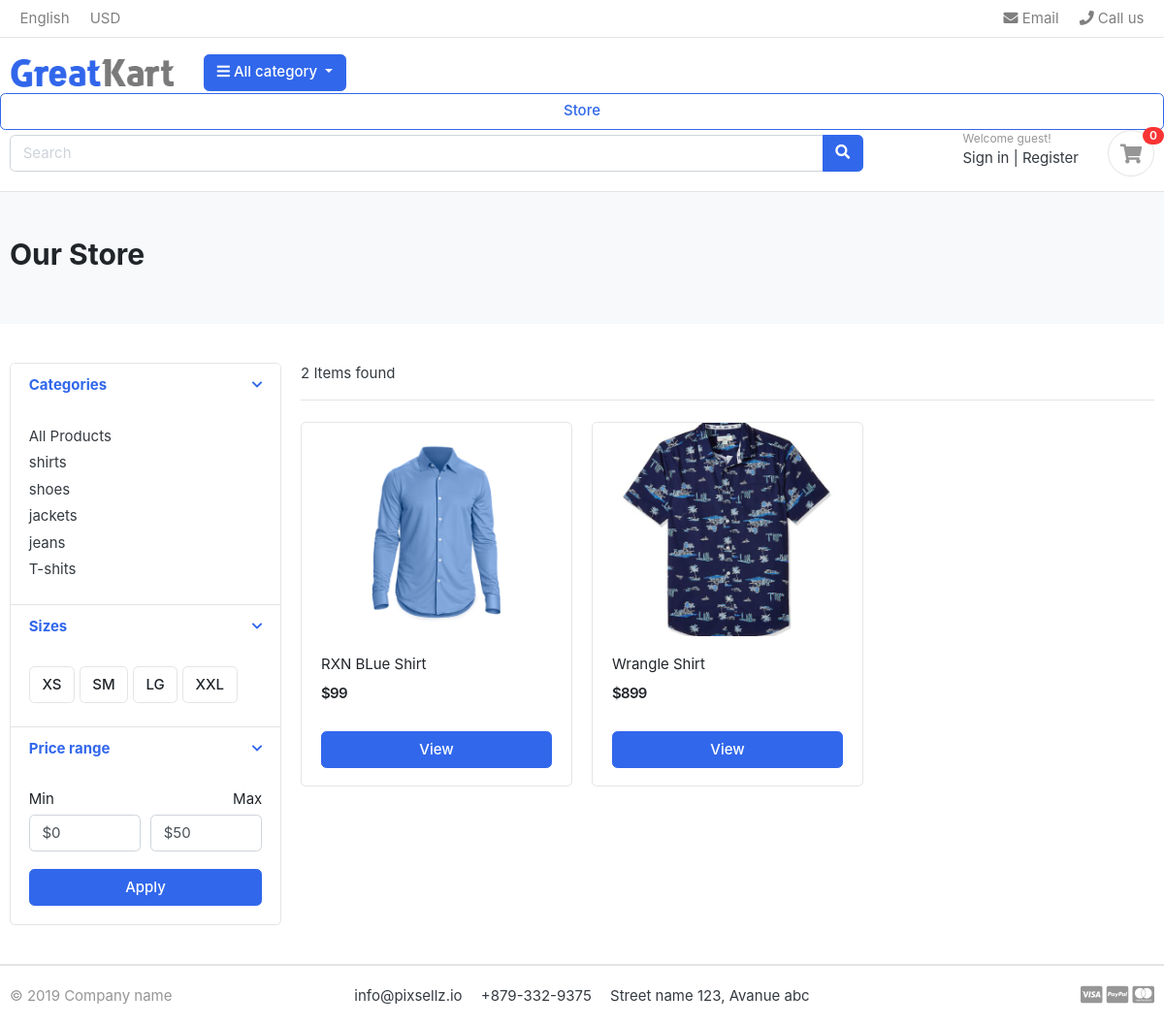
/store/category/shirts/, run on the app's committed database.
### category/models.py (models this page shows, shortened)
class Category(models.Model):
    category_name=models.CharField(max_length=50,unique=True)
    slug=models.SlugField(max_length=500,unique=True)
    discription=models.TextField(max_length=300,blank=True)
    cat_image=models.ImageField(upload_to='photos/category',blank=True)
    class Meta:
        verbose_name='category'
        verbose_name_plural='categories'

### store/models.py (models this page shows, shortened)
class Product(models.Model):
    product_name=models.CharField(max_length=200,unique=True)
    slug        =models.SlugField(max_length=300,unique=True)
    description =models.TextField(max_length=500,blank=True)
    price       =models.IntegerField()
    image       =models.ImageField(upload_to='photos/products')
    stock       =models.IntegerField()
    is_available=models.BooleanField(default=True)
    category    =models.ForeignKey(Category,on_delete=models.CASCADE)
    created_data=models.DateTimeField(auto_now_add=True)
    modified    =models.DateTimeField(auto_now=True)

### store/views.py (the view)
# urls.py: path("store/",include('store.urls')),
def store(request,category_slug=None):
    categories=None
    products=None
    if category_slug!=None:
       print(category_slug)
       categories= get_object_or_404(Category, slug=category_slug)
       products=Product.objects.filter(category=categories,is_available=True).order_by('id')
       products_count=products.count()
       paginator=Paginator(products,4)
       page=request.GET.get('page')
       paged_products=paginator.get_page(page)
    else:
        products=Product.objects.filter(is_available=True).order_by('id')
        paginator=Paginator(products,3)
        page=request.GET.get('page')
        paged_products=paginator.get_page(page)
        products_count=products.count()
    context={
        'products':paged_products,
        'products_count':products_count,
    }
    return render(request,'store/store.html',context)

### carts/context_processors.py (called while the page is built)
def counter(request):
    cart_count=0
    if 'admin' is request.path:
        return {}
    else:
        try:
            cart=Cart.objects.get(cart_id=_cart_id(request))
            cart_items=CartItem.objects.all()
            for cart_item in cart_items:
                cart_count+=cart_item.quantity
        except Cart.DoesNotExist:
            cart_count=0
    return dict(cart_count=cart_count)

### carts/views.py (called while the page is built)
def _cart_id(request):                                   # to get cart session id
    cart=request.session.session_key
    if not cart:
        cart=request.session.create()
    return cart

### category/context_processors.py (called while the page is built)
def menu_links(request):
    all_links=Category.objects.all()
    return dict(links=all_links)

### store/templates/store/store.html (shortened to what this page needs)
{% extends 'app/base.html'%}
{% load static  %}
{% block content %}
<section class="section-pagetop bg">
    <div class="container">
        {% if 'search' in request.path %}
        <h2 class="title-page">Result Store</h2>
        {% else %}
        <h2 class="title-page">Our Store</h2>
        {% endif %}
    </div>
    </section>
    <section class="section-content padding-y">
    <div class="container">
    <div class="row">
        <aside class="col-md-3">
    <div class="card">
        <article class="filter-group">
            <header class="card-header">
                <a href="#" data-toggle="collapse" data-target="#collapse_1" aria-expanded="true" class="">
                    <i class="icon-control fa fa-chevron-down"></i>
                    <h6 class="title">Categories</h6>
                </a>
            </header>
            <div class="filter-content collapse show" id="collapse_1" style="">
                <div class="card-body">
                    <ul class="list-menu">
                        <li><a href="{% url 'store' %}">All Products</a></li>
                        {% for category in links %}
                    <li><a href="{% url 'product_by_category' category.category_name %}">{{category.category_name}}</a></li>
                    {% endfor %}
                    </ul>
                </div>
            </div>
        </article>
        <article class="filter-group">
            <header class="card-header">
                <a href="#" data-toggle="collapse" data-target="#collapse_4" aria-expanded="true" class="">
                    <i class="icon-control fa fa-chevron-down"></i>
                    <h6 class="title">Sizes </h6>
                </a>
            </header>
            <div class="filter-content collapse show" id="collapse_4" style="">
                <div class="card-body">
                  <label class="checkbox-btn">
                    <span class="btn btn-light"> XS </span>
                  </label>
                  <label class="checkbox-btn">
                    <span class="btn btn-light"> SM </span>
                  </label>
                  <label class="checkbox-btn">
                    <span class="btn btn-light"> LG </span>
                  </label>
                  <label class="checkbox-btn">
                    <span class="btn btn-light"> XXL </span>
                  </label>
            </div>
            </div>
        </article>
        <article class="filter-group">
            <header class="card-header">
                <a href="#" data-toggle="collapse" data-target="#collapse_3" aria-expanded="true" class="">
                    <i class="icon-control fa fa-chevron-down"></i>
                    <h6 class="title">Price range </h6>
                </a>
            </header>
            <div class="filter-content collapse show" id="collapse_3" style="">
                <div class="card-body">
                    <div class="form-row">
                    <div class="form-group col-md-6">
                      <label>Min</label>
                          <select class="mr-2 form-control">
                            <option value="0">$0</option>
                        </select>
                    </div>
                    <div class="form-group text-right col-md-6">
                      <label>Max</label>
                          <select class="mr-2 form-control">
                            <option value="50">$50</option>
                        </select>
                    </div>
                    </div>
                    <button class="btn btn-block btn-primary">Apply</button>
                </div>
            </div>
        </article>
    </div>
        </aside>
        <main class="col-md-9">
    <header class="border-bottom mb-4 pb-3">
            <div class="form-inline">
                <span class="mr-md-auto">{{products_count}} Items found </span>
            </div>
    </header>
    <div class="row">
      {% if products  %}
        {% for product in products %}
        <div class="col-md-4">
            <figure class="card card-product-grid">
                <div class="img-wrap">
                 <img src="{{product.image.url}}">
                </div>
                <figcaption class="info-wrap">
                    <div class="fix-height">
                        <a href="{% url 'product_details' product.category.slug product.slug %}" class="title">{{product.product_name}}</a>
                        <div class="price-wrap mt-2">
                            <span class="price">${{product.price}}</span>
                        </div>
                    </div>
                    <a href="{% url 'product_details' product.category.slug product.slug %}" class="btn btn-block btn-primary">View </a>
                </figcaption>
            </figure>
        </div>
        {% endfor %}
        {% else %}
      <h3> No Product Found  <h3>
        {% endif %}
    </div>
        </main>
    </div>
    </div>
    </section>
{% endblock %}

### app/static/app/css/ui.css (style rules this page uses)
html { font-family: "Inter", sans-serif; font-size: 15px; }
.img-wrap { text-align: center; display: block; }
.img-wrap img { max-width: 100%; }
.price-wrap { letter-spacing: -0.7px; }
.padding-y { padding-top: 40px; padding-bottom: 40px; }
figure { margin-bottom: 0; }
article:after, .form-group:after { display: block; clear: both; content: ""; }
.bg { background-color: #f8f9fa; }
.title-page { color: #212529; }
.btn-light { background-color: #fff; border-color: #e4e4e4; }
[class*=list-] li:after { visibility: hidden; display: block; content: ""; overflow: hidden; height: 0; clear: both; }
.list-menu { list-style: none; margin: 0; padding-left: 0; }
.list-menu li { margin-bottom: 5px; }
.list-menu a { color: #343a40; }
[class*=card-product] a.title { color: #212529; display: block; }
[class*=card-product] .img-wrap { overflow: hidden; position: relative; }
[class*=card-product] .img-wrap img { height: 100%; max-width: 100%; width: auto; display: inline-block; -o-object-fit: cover; object-fit: cover; }
.card-product-grid { margin-bottom: 20px; }
.card-product-grid .img-wrap { border-radius: 0.2rem 0.2rem 0 0; height: 220px; }
.card-product-grid .info-wrap { overflow: hidden; padding: 18px 20px; }
.card-product-grid .fix-height { height: 80px; overflow: hidden; }
.card .img-wrap { overflow: hidden; }
.price { font-weight: 600; color: #212529; }
.icon-control { margin-top: 5px; float: right; font-size: 80%; }
.card-header .title { margin-bottom: 0; line-height: 1.5; }
.filter-group { border-bottom: 1px solid #e4e4e4; }
.filter-group .card-header { border-bottom: 0; }
.filter-group:last-child { border-bottom: 0; }
.checkbox-btn { position: relative; }
.section-pagetop { padding: 45px 0; }

### data on the page
Category: category_name "shirts"
Category: category_name "shoes"
Category: category_name "jackets"
Category: category_name "jeans"
Category: category_name "T-shits"
Product: image (picture), product_name "RXN BLue Shirt", price "99"
Product: image (picture), product_name "Wrangle Shirt", price "899"

### other printed values
{{ cart_count }} "0"
{{ products_count }} "2"
